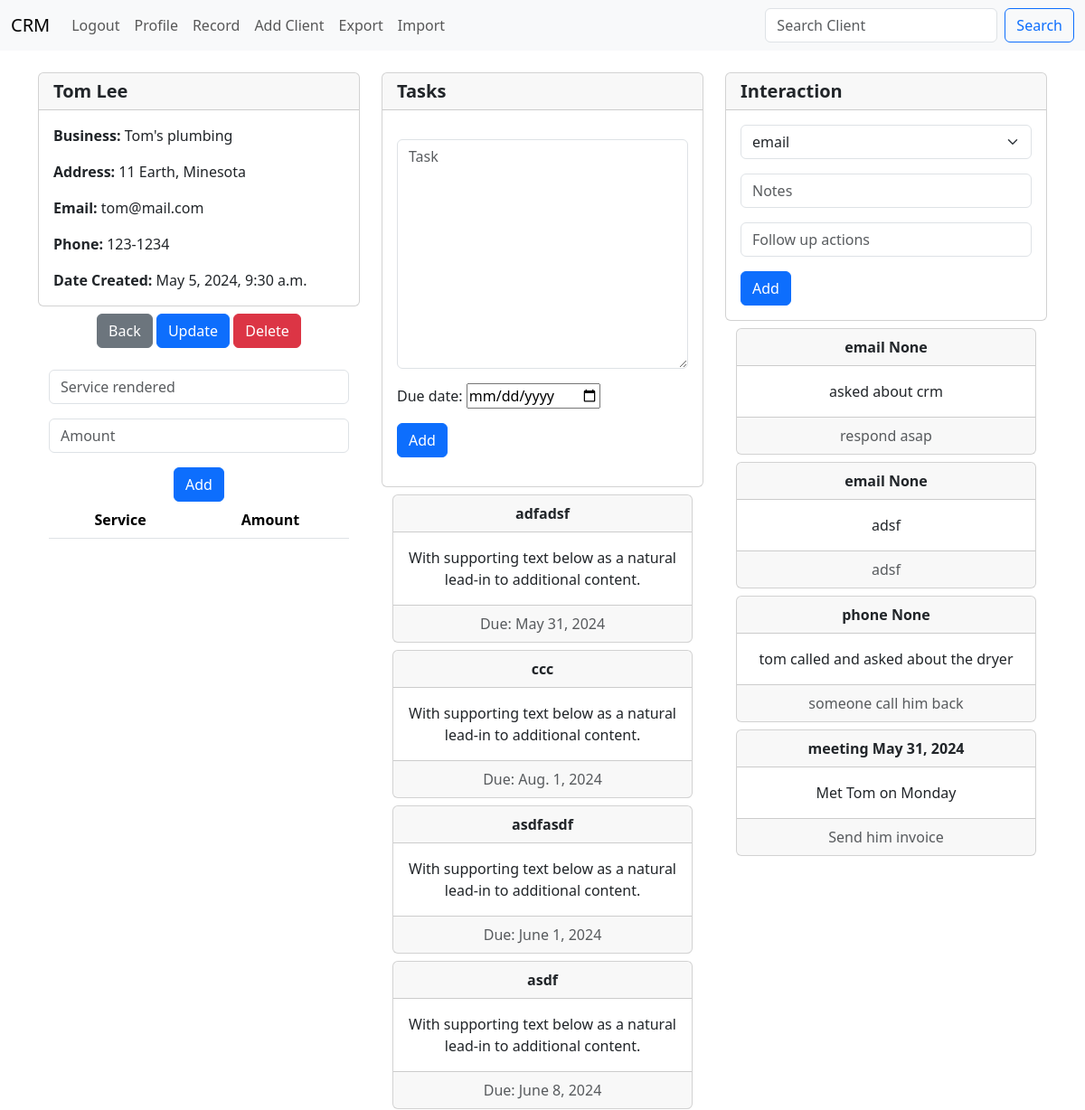
/client/19/ (signed in, upper part), run on an earlier commit of the app's database.
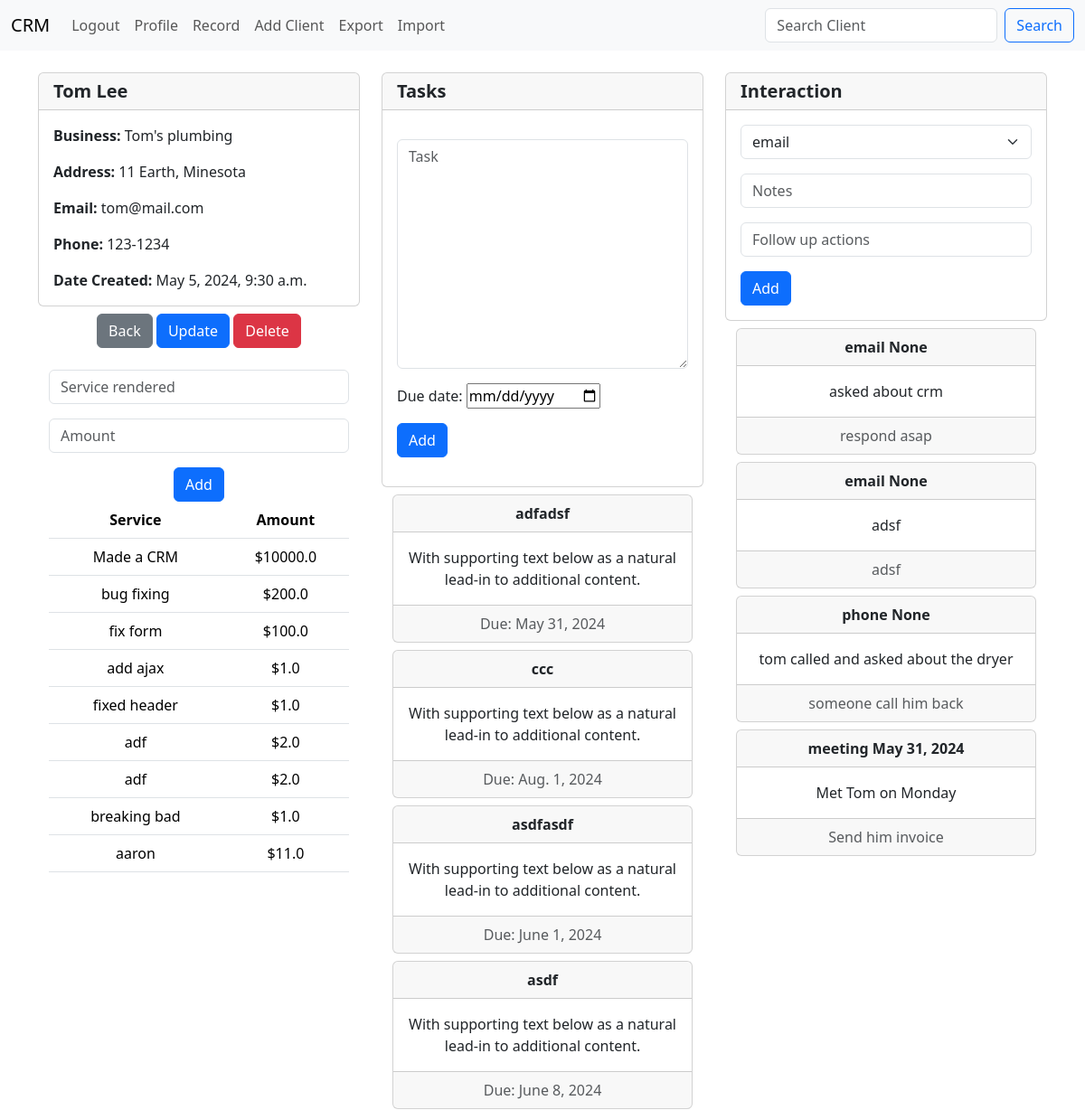
And on a later commit of the database.
### core/models.py (models this page shows, shortened)
class Todos(models.Model):
    user_id = models.IntegerField(null=True, blank=True)
    todos = models.TextField(max_length=1000, null=True, blank=True)
    due_date = models.DateField(null=True, blank=True)

class Interaction(models.Model):
    interaction_date = models.DateField(auto_now_add=True)
    interaction_type = models.CharField(max_length=100, choices=INTERACTIONS, default="email")
    notes = models.CharField(max_length=255)
    follow_up = models.CharField(max_length=255)
    client_id = models.IntegerField()

class Transaction(models.Model):
    transaction_date = models.DateField(auto_now_add=True)
    client_id = models.IntegerField()
    service = models.CharField(max_length=100)
    amount = models.FloatField()

### core/views.py (the view, shortened to what this page needs)
# urls.py: path('client/<int:pk>/', views.client, name='client'),
def client(request, pk):
    if request.user.is_authenticated:
        client_record = Record.objects.get(id=pk)
        todos = Todos.objects.filter(user_id=pk)
        todo_form = AddTodoForm(request.POST or None)
        interactions = Interaction.objects.filter(client_id=pk)
        interaction_form = AddInteractions(request.POST or None)
        transactions = Transaction.objects.filter(client_id=pk)
        transaction_form = AddTransaction(request.POST or None)
        return render(request, 'core/client.html', {
            'client_record': client_record,
            'todos': todos,
            'todo_form': todo_form,
            'interactions': interactions,
            'interaction_form': interaction_form,
            'transactions': transactions,
            'transaction_form': transaction_form,
            })
    else:
        messages.success(request, "You must be logged in to view this")
        return redirect('index')

### core/forms.py
class AddTodoForm(forms.ModelForm):
    class Meta:
        model = Todos
        fields = ('todos', 'due_date',)
        widgets = {
            'due_date': DateInput()
        }
    def __init__(self, *args, **kwargs):
        super(AddTodoForm, self).__init__(*args, **kwargs)
        self.fields['todos'].label = ''
        self.fields['todos'].widget.attrs['class'] = 'form-control'
        self.fields['todos'].widget.attrs['placeholder'] = 'Task'
        self.fields['todos'].help_text = ''

### core/templates/core/client.html (shortened to what this page needs)
{% extends 'core/base.html' %} {% block content %}
<div class="container pt-4">
  <div class="row">
    <div class="col-4">
      <div class="card">
        <h5 class="card-header">
          <strong>{{ client_record.full_name }}</strong>
        </h5>
        <div class="card-body">
          <p class="card-text">
            <strong>Business: </strong>{{ client_record.biz_name }}
          </p>
          <p class="card-text">
            <strong>Address: </strong>{{ client_record.address }}
          </p>
          <p class="card-text">
            <strong>Email: </strong>{{ client_record.email }}
          </p>
          <p class="card-text">
            <strong>Phone: </strong>{{ client_record.phone }}
          </p>
          <p class="card-text">
            <strong>Date Created: </strong>{{ client_record.created_at }}
          </p>
        </div>
      </div>
      <div class="container pt-2 text-center">
        <a href="{% url 'record' %}" class="btn btn-secondary">Back</a>
        <a href="{% url 'update_client' client_record.id %}" class="btn btn-primary">Update</a>
        <a href="{% url 'delete_client' client_record.id %}" class="btn btn-danger">Delete</a>
      </div>
      <div class="container pt-4 text-center">
        <form method="POST" id="transaction">
          <div class="mb-3">
            <input type="text" class="form-control" name="service" placeholder="Service rendered">
          </div>
          <div class="mb-3">
            <input type="text" class="form-control" name="amount" placeholder="Amount">
          </div>
          <button type="submit" class="btn btn-primary" name="transaction">Add</button>
          </form>
        <table class="table">
          <thead>
            <tr>
              <th scope="col">Service</th>
              <th scope="col">Amount</th>
            </tr>
          </thead>
          <tbody>
            {% for t in transactions %}
            <tr>
              <td>{{ t.service }}</td>
              <td>${{ t.amount }}</td>
            </tr>
          </tbody>
          {% endfor %}
        </table>
      </div>
    </div>
    <div class="col-4">
      <div class="card">
        <h5 class="card-header">
          <strong>Tasks</strong>
        </h5>
        <div class="card-body">
          <p class="card-text">
            <div class="row">
              <div class="col">
                <form method="POST">
                  {{ todo_form.as_p }}
                  <button type="submit" class="btn btn-primary" name="todo">Add</button>
                </form>
              </div>
            </div>
          </p>
        </div>
      </div>
      {% for todo in todos %}
      <div class="container pt-2">
        <div class="card text-center">
          <div class="card-header">
            <strong>{{ todo.todos }}</strong>
          </div>
          <div class="card-body">
            <p class="card-text">With supporting text below as a natural lead-in to additional content.</p>
          </div>
          <div class="card-footer text-body-secondary">
            Due: {{ todo.due_date }}
          </div>
        </div>
      </div>
      {% endfor %}
    </div>
    <div class="col-4">
      <div class="card">
        <h5 class="card-header">
          <strong>Interaction</strong>
        </h5>
        <div class="card-body">
          <form method="POST">
            {{ interaction_form.as_p }}
            <button type="submit" class="btn btn-primary" name="interaction">Add</button>
            </form>
        </div>
      </div>
      {% for i in interactions %}
      <div class="container pt-2">
        <div class="card text-center">
          <div class="card-header">
            <strong>{{ i.interaction_type }} {{ i.interaction_date }}</strong>
          </div>
          <div class="card-body">
            <p class="card-text">{{ i.notes }}</p>
          </div>
          <div class="card-footer text-body-secondary">
            {{ i.follow_up }}
          </div>
        </div>
      </div>
      {% endfor %}
    </div>
  </div>
</div>
{% endblock content %}

What changed in the data, as far as the page shows it:
added Transaction: service "Made a CRM", amount "10000.0"
added Transaction: service "bug fixing", amount "200.0"
added Transaction: service "fix form", amount "100.0"
added Transaction: service "add ajax", amount "1.0"
added Transaction: service "fixed header", amount "1.0"
added Transaction: service "adf", amount "2.0"
added Transaction: service "adf", amount "2.0"
added Transaction: service "breaking bad", amount "1.0"
added Transaction: service "aaron", amount "11.0"
